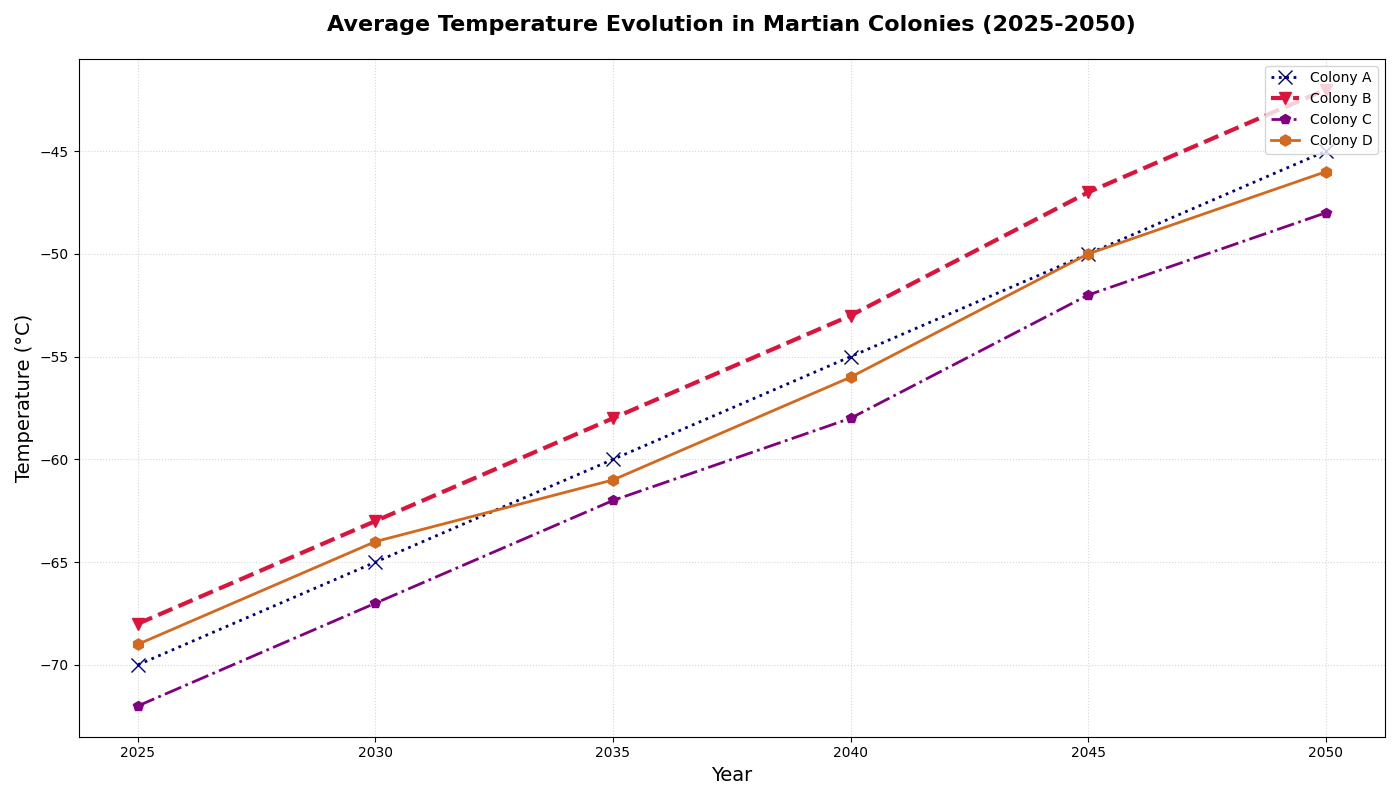

Recreate this plot in Python.
import matplotlib.pyplot as plt
import numpy as np

years = np.array([2025, 2030, 2035, 2040, 2045, 2050])
colony_A = np.array([-70, -65, -60, -55, -50, -45])
colony_B = np.array([-68, -63, -58, -53, -47, -42])
colony_C = np.array([-72, -67, -62, -58, -52, -48])
colony_D = np.array([-69, -64, -61, -56, -50, -46])

fig, ax = plt.subplots(figsize=(14, 8))

# Plot for Colony A
ax.plot(years, colony_A, label='Colony A', color='navy', marker='x', linestyle=':', linewidth=2, markersize=10)

# Plot for Colony B
ax.plot(years, colony_B, label='Colony B', color='crimson', marker='v', linestyle='--', linewidth=3, markersize=9)

# Plot for Colony C
ax.plot(years, colony_C, label='Colony C', color='purple', marker='p', linestyle='-.', linewidth=2, markersize=7)

# Plot for Colony D
ax.plot(years, colony_D, label='Colony D', color='chocolate', marker='h', linestyle='-', linewidth=2, markersize=8)

ax.set_title("Average Temperature Evolution in Martian Colonies (2025-2050)", fontsize=16, fontweight='bold', pad=20)
ax.set_xlabel("Year", fontsize=14)
ax.set_ylabel("Temperature (°C)", fontsize=14)

# Adding legend with a different location and no title
ax.legend(fontsize=10, loc='upper right')

# Adding a different style of grid
ax.grid(True, linestyle=':', alpha=0.5)

plt.tight_layout()
plt.show()
